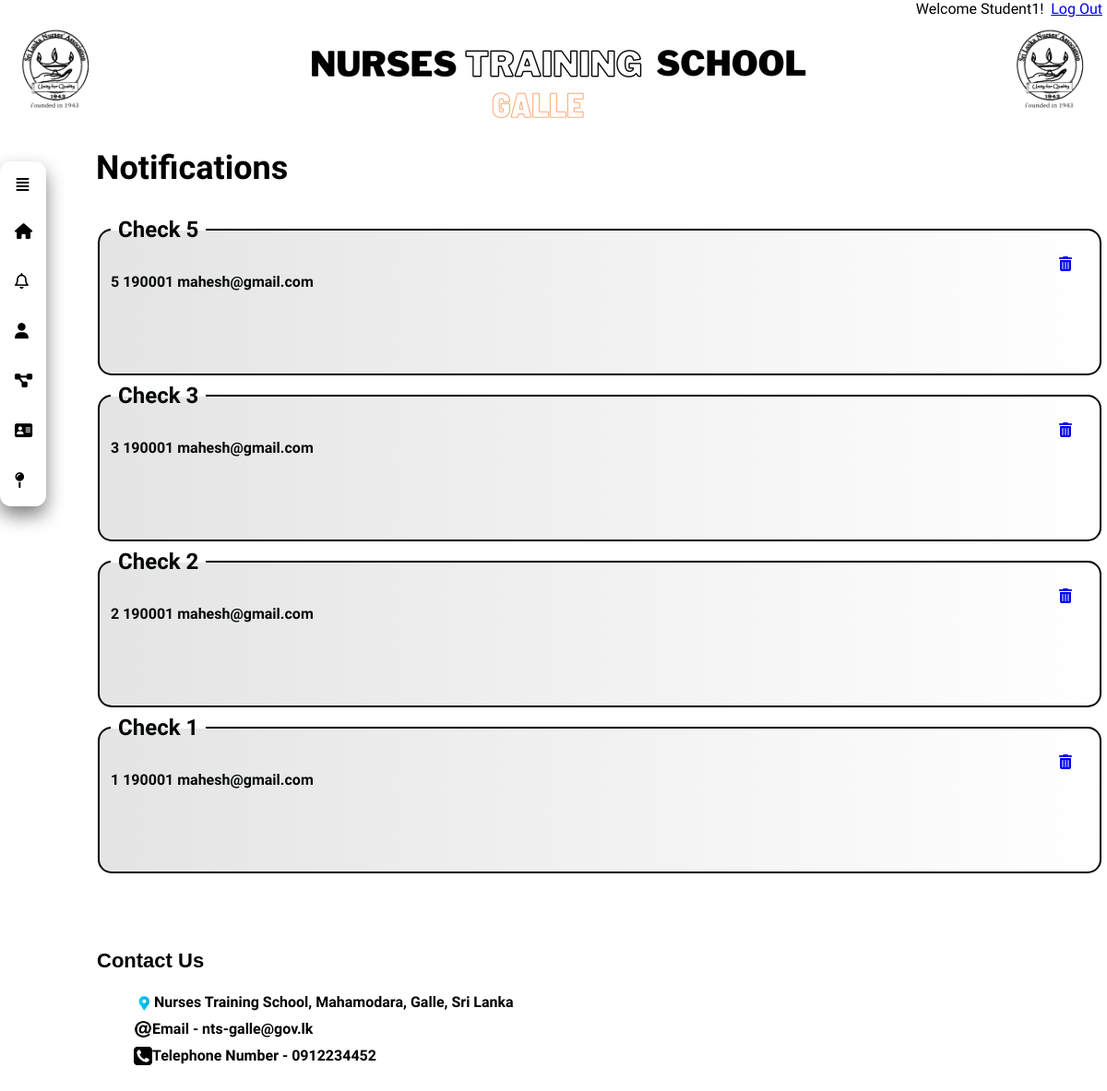
Page /notifications.php (signed in) on the committed database.
### tables this page shows
CREATE TABLE `notifications` (
  `index_no` varchar(6) NOT NULL,
  `notification` varchar(1000) NOT NULL,
  `seen` varchar(1) NOT NULL
);

### Model/notifications-db.php (called while the page is built, shortened)
<?php require_once __DIR__ . "/../inc/dbconnection.php" ?>
<?php
	$sql ="SELECT * FROM notifications WHERE index_no = '{$_SESSION['index_no']}' LIMIT 1";
	$resulttable = mysqli_query($connection, $sql);
	$result = mysqli_fetch_assoc($resulttable);
	if($result){
		$notification = unserialize($result['notification']);
	}
?>

### notifications.php (the view, shortened to what this page needs)
<?php require_once('inc/dbconnection.php'); ?>
<?php require_once('Model/notifications-db.php'); ?>
<!DOCTYPE html>
<html>
<head>
    <link rel="stylesheet" type="text/css" href="css/notifications.css">
</head>
<body>
<div class="logger">Welcome <?php echo $_SESSION['first_name'] ?>!&nbsp <a href="Service/logout.php">Log
            Out</a><span id="index-no" style="display: none;"><?php echo $_SESSION['index_no']; ?></span>
    </div>
    <div class="header">
        <?php include_once('header.php'); ?>
    </div>
     <?php include_once('navbar.php'); ?>
    <div class="container">
        <h1 style="font-size:36px;">Notifications</h1>
        <?php
        if(!empty($notification)){
            $count=0;
            $i=200;
            while($i>=0){
                if(isset($notification[$i])){
                    $count+=1;
                    echo
                    "<fieldset>
                        <legend style = 'font-weight:bold;font-size:24px;padding:8px;'>{$notification[$i]["Subject"]}</legend>
                        <a href='Model/del-notify-db.php?id={$i}' style = 'float:right;' ><i class='fas fa-trash-alt fa-1x'></i></a>
                        <br>
                        <div class='message'>{$notification[$i]["Message"]}</div>
                    </fieldset>";
                    if($count==4){
                        break;
                    }
                }
                $i--;
            }
        }
        ?>
    </div>
    <div class="side-bar">
        <span style="
                                    text-align: center;
                                    margin: 0;
                                    height: 50px;
                                    align-items: center;
                                    display: flex;
                                    justify-content: center;
                                    /* padding-left: 11px; */
                                "><i class="fas fa-align-justify" aria-hidden="true" style="
                    padding-left: 17px;
                "></i></span>
        <ul>
        <ul>
            <li><a href=<?php if (strlen($_SESSION['index_no']) == 4) {
                            echo "Model/lecturer-db.php";
                        } else if (strlen($_SESSION['index_no']) == 6) {
                            echo "Model/student-db.php";
                        } ?>><i class="fas fa-home"></i>Dashboard</a></li>
            <li><a href="#"><i class="far fa-bell"></i>Notifications</a></li>
            <li><a href="profiles.php"><i class="fas fa-user"></i>Profile</a></li>
            <li><a href="exam_timetables.php"><i class="fas fa-project-diagram"></i>Exams</a></li>
            <li><a href="results_nav.php"><i class="fas fa-address-card"></i>Results</a></li>
            <li><a href="#"><i class="fas fa-map-pin"></i>Feedback</a></li>
        </ul>
    </div>
    <br>
    <br>
    <br>
    <footer>
        <div class="column clearfix">
            <h3>Contact Us</h3>
            <ul>
                <div class="icon1"><img src="img/location.ico" width="22" height="22"></div>
                <li>Nurses Training School, Mahamodara, Galle, Sri Lanka</li>
                <div class="icon1"><img src="img/at.ico" width="20" height="20"></div>
                <li>Email - nts-galle@gov.lk</li>
                <div class="icon1"><img src="img/tele.ico" width="20" height="20"></div>
                <li>Telephone Number - 0912234452</li>
            </ul>
        </div>
    </footer>
</body>
</html>

### css/notifications.css (style rules this page uses)
* { padding-bottom: -66px; box-sizing: border-box; font-family: 'Quicksand', sans-serif; }
body { height: 100vh; width: 100%; }
.container { background: white; position: relative; width: 100%; height: 100%; padding: 2px 4px 25px 104px; }
fieldset { height: 180px; background: linear-gradient(90deg, #e4e4e4 0%, transparent 100%); border:2px solid black; -moz-border-radius:8px; -webkit-border-radius:8px; border-radius: 15px; flex-direction: column; overflow: hidden; color: #040807; }
.message { font-weight: bold; font-family: 'Rajdhani'; }
.container:after { content: ''; position: absolute; width: 100%; height: 100%; left: 0; top: 0; background-size: cover; filter: blur(50px); z-index: -1; }

### css/student-profile.css (style rules this page uses)
* { font-family: 'Work Sans', sans-serif; }
body, html { padding: 0; margin: 0; width: 100%; box-sizing: border-box; background-size: cover; background-position: center; }
.logger { text-align: right; padding-right: 5px; }
.container { height: 100%; margin: 0; box-sizing: border-box; }
.side-bar { width: 50px; transition: width 1s; overflow: hidden; position: fixed; border-radius: 12px; top: 175px; box-shadow: 0px 10px 20px 0px grey; backdrop-filter: blur(50px); z-index: 99; }
.side-bar ul { list-style-type: none; margin: 0; padding: 0; height: 100%; width: 100%; }
i { margin-right: 18px; }
.side-bar ul li a { display: block; width: 199px; padding: 17px 16px; height: 100%; text-decoration: none; font: menu; font-size: 14px; box-sizing: border-box; color: #000000; font-size: 17px; }
.side-bar ul li i { width: 15px; box-sizing: border-box; }
div.column { position: static; background: #d4242400; padding-left: 10px; padding-bottom: 5px; bottom: 0; }
div.column h3 { padding: 15px 0px 0px 15px; font-size: 22px; font-family: sans-serif; color: white; z-index: 5; font-weight: 800; color: black; }
div.column ul { list-style: none; font-size: 16px; font-weight: 800; color: black; }
div.column ul li { padding-bottom: 10px; }
div.icon1 { float: left; margin-left: 15px; }
footer { margin-left: 80px; margin-right: 8px; transition: margin-left 1s; }

### rows in the picture
notifications: notification "Check 5", notification "5 190001 mahesh@gmail.com", notification "Check 3", notification "3 190001 mahesh@gmail.com", notification "Check 2", notification "2 190001 mahesh@gmail.com", notification "Check 1", notification "1 190001 mahesh@gmail.com"

### other values in the picture
$_SESSION['first_name'] "Student1"
